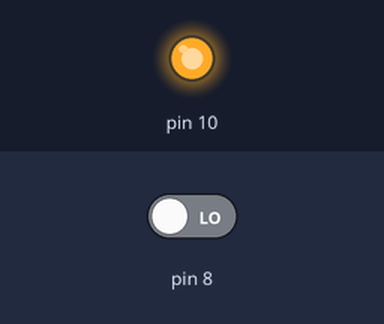
The program below on a simulated Raspberry Pi (header pin numbers). On the bench: output pins drawn as LEDs (lit = HIGH). The test bench sets the inputs (shaded band); at power-on: pin 8 LOW.

Above: at 1.2 s.
1.3 s: pin 8 driven HIGH
At 1.8 s:
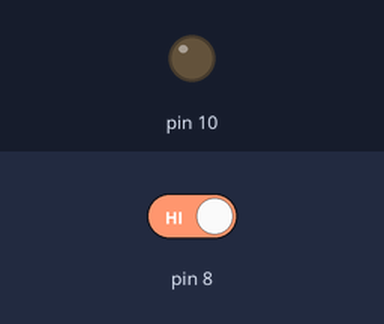
2.8 s: pin 8 driven LOW
At 4.1 s:
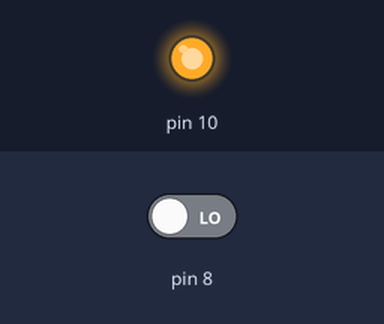
Timing chart, 0 to 5.8 s (numbered marks = the images above; inputs shaded):
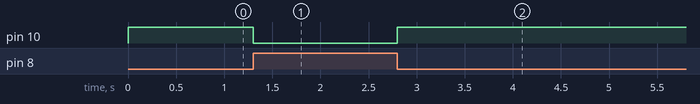

Measured:
- after the input at 1.3 s, pin 10: HIGH → LOW at once
- after the input at 2.8 s, pin 10: LOW → HIGH at once

The program:

gpio_basic.py
```python
# Import the required module.
import RPi.GPIO as GPIO
# Set the mode of numbering the pins.
GPIO.setmode(GPIO.BOARD)
# GPIO pin 10 is the output.
GPIO.setup(10, GPIO.OUT)
#GPIO pin 8 is the input.
GPIO.setup(8, GPIO.IN)
# Initialise GPIO10 to high (true) so that the LED is off.
GPIO.output(10, True)
while 1:
    if GPIO.input(8):
        GPIO.output( 10, False)
    else:
        # When the button switch is not pressed, turn off the LED.
        GPIO.output( 10, True)
```
